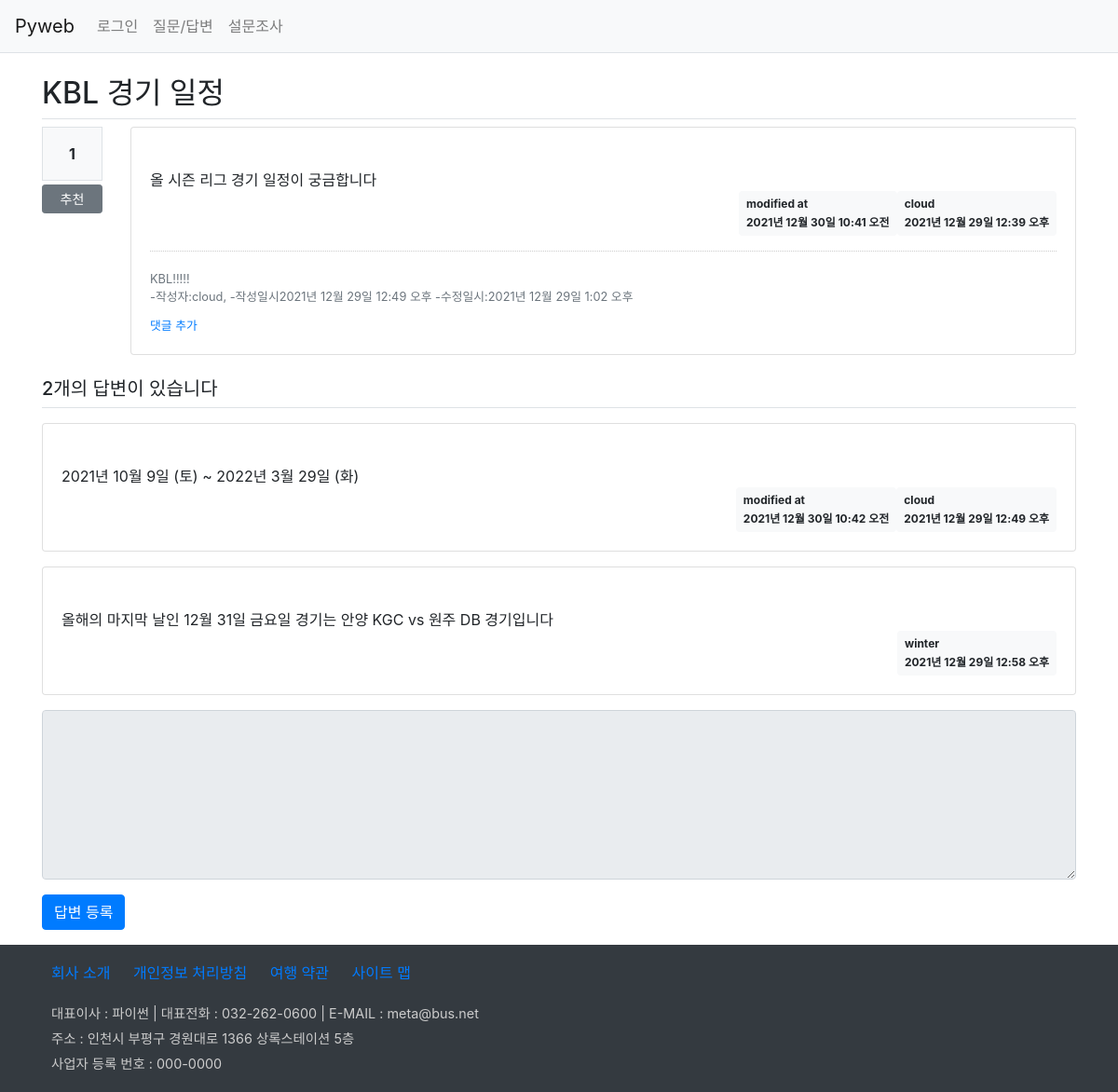
The page /board/27/ on the database its author committed.
### board/models.py (models this page shows, shortened)
class Question(models.Model):
    author = models.ForeignKey(User, on_delete=models.CASCADE, related_name='author_question') #User(common의 User)는 직접 만든 것이 아니고 가져다가 쓴 것(그래서 총 3개의 class가 있음), User가 동일해 related_name으로 설정
    subject = models.CharField(max_length=100) #제목 칼럼
    content = models.TextField() #질문 내용
    create_date = models.DateTimeField() #질문 작성일
    modify_date = models.DateTimeField(null=True, blank=True) #질문 수정일 / null=True는 "매번 수정 안 할 수 있다"(db쪽), blank=True는 "웹 상에서 form이 비어있을 수 있다"
    voter = models.ManyToManyField(User, related_name='voter_question') #추천수 db저장 - (다대다관계)회원 한 명이 여러개 추천, 글 한 개는 여러명의 추천을 받을 수 있다

class Comment(models.Model):
    author = models.ForeignKey(User, on_delete=models.CASCADE) #댓글 글쓴이
    content = models.TextField() #댓글 내용
    create_date = models.DateTimeField() #작성일
    modify_date = models.DateTimeField(null=True, blank=True)
    question = models.ForeignKey(Question, null=True, blank=True, on_delete=models.CASCADE)
    answer = models.ForeignKey(Answer, null=True, blank=True, on_delete=models.CASCADE)

class Answer(models.Model):
    author = models.ForeignKey(User, on_delete=models.CASCADE)
    question = models.ForeignKey(Question, on_delete=models.CASCADE) #외래키, 질문이 삭제되면 답변도 같이 삭제 / 제목 칼럼
    content = models.TextField() #답변 내용
    create_date = models.DateTimeField() #답변 작성일
    modify_date = models.DateTimeField(null=True, blank=True) #답변 수정일

### board/views/base_views.py (the view)
# urls.py: path('<int:question_id>/', base_views.detail, name='detail'), #질문/답변 상세보기
def detail(request, question_id):
    question = get_object_or_404(Question, pk=question_id) #경로에 오류가 있을 때 404(페이지가 없음, 에러는 아님)로 처리, pk는 0001_initial.py에서 id의 primary_key를 의미
    return render(request, 'board/detail.html', {'question':question})

### templates/board/detail.html (shortened to what this page needs)
{% extends 'base.html' %}
{% block content %}
<div class="container my-3">
    <h2 class="border-bottom py-2">{{ question.subject }}</h2>
    <div class="row">
        <div class="col-1">
            <div class="bg-light text-center border font-weight-bolder p-3">
                {{ question.voter.count }}
            </div>
            <a href="#" data-uri="{% url 'board:vote_question' question.id %}"
                class="recommend btn btn-sm btn-secondary btn-block my-1">추천</a>
        </div>
        <div class="col-11">
            <div class="card">
                <div class="card-body">
                    <div class="card-text" style="white-space: pre-line">
                        {{ question.content }}
                    </div>
                    <div class="d-flex justify-content-end">
                        {% if question.modify_date %}
                        <div class="badge badge-light text-left p-2">
                             <div class="mb-2">modified at</div>
                            <div>{{ question.modify_date }}</div>
                        </div>
                        {% endif %}
                        <div class="badge badge-light text-left p-2">
                             <div class="mb-2">{{ question.author }}</div>
                            <div>{{ question.create_date }}</div>
                        </div>
                    </div>
                    <div class="mt-3">
                        {% for comment in question.comment_set.all %}
                        <div class="comment my-2 text-muted">
                            <span style="white-space:pre-line">
                                {{ comment.content }}
                            </span>
                            <span>
                                -작성자:{{ comment.author }}, -작성일시{{ comment.create_date }}
                                {% if comment.modify_date %}
                                    -수정일시:{{ comment.modify_date }}
                                {% endif %}
                            </span>
                        </div>
                        {% endfor %}
                    </div>
                    <div>
                        <a href="{% url 'board:comment_create_question' question.id %}" class="small">댓글 추가</a>
                    </div>
                </div>
            </div>
        </div>
    </div>
    <h5 class="border-bottom my-3 py-2">
        {{ question.answer_set.count }}개의 답변이 있습니다
    </h5>
    {% for answer in question.answer_set.all %}
    <div class="card my-3">
        <div class="card-body">
            <div class="card-text" style="white-space: pre-line">
                {{ answer.content }}
            </div>
            <div class="d-flex justify-content-end">
                {% if answer.modify_date %}
                <div class="badge badge-light text-left p-2">
                     <div class="mb-2">modified at</div>
                    <div>{{ answer.modify_date }}</div>
                </div>
                {% endif %}
                 <div class="badge badge-light text-left p-2">
                     <div class="mb-2">{{ answer.author }}</div>
                     <div>{{ answer.create_date }}</div>
                 </div>
            </div>
        </div>
    </div>
    {% endfor %}
    <form action="{% url 'board:answer_create' question.id %}" method="post">
        <div class="form-group">
            <textarea name="content" rows="7" cols="50" class="form-control"
                        {% if not user.is_authenticated %}
                            disabled
                        {% endif %}></textarea>
        </div>
        <input type="submit" value="답변 등록" class="btn btn-primary">
    </form>
</div>
{% endblock %}

### static/board/css/style.css (style rules this page uses)
.comment { border-top: 1px dotted #ccc; font-size: 0.8rem; }

### rows shown on the page
Question: subject "KBL 경기 일정", voter.count "1", content "올 시즌 리그 경기 일정이 궁금합니다", modify_date "2021년 12월 30일 10:41 오전", author "cloud", create_date "2021년 12월 29일 12:39 오후", answer_set.count "2"
Comment: content "KBL!!!!!", author "cloud", create_date "2021년 12월 29일 12:49 오후", modify_date "2021년 12월 29일 1:02 오후"
Answer: content "2021년 10월 9일 (토) ~ 2022년 3월 29일 (화)", modify_date "2021년 12월 30일 10:42 오전", author "cloud", create_date "2021년 12월 29일 12:49 오후"
Answer: content "올해의 마지막 날인 12월 31일 금요일 경기는 안양 KGC vs 원주 DB 경기입니다", author "winter", create_date "2021년 12월 29일 12:58 오후"
